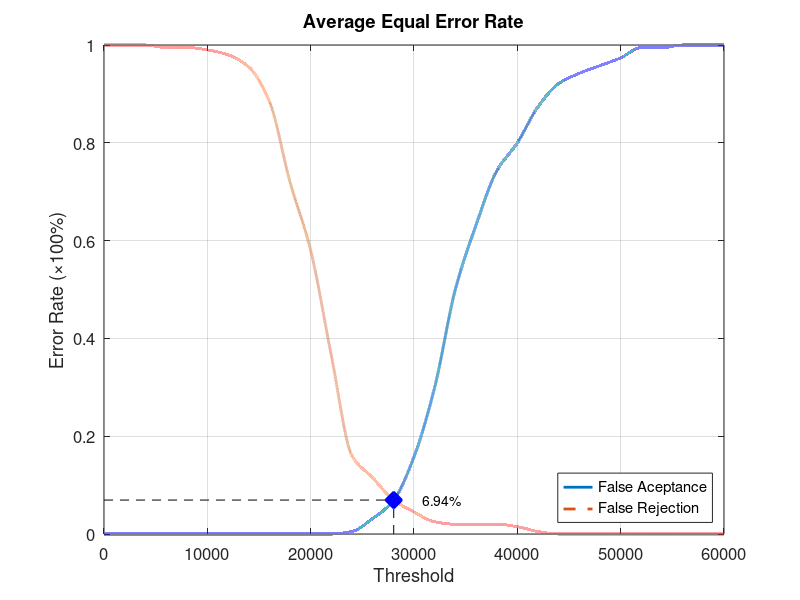
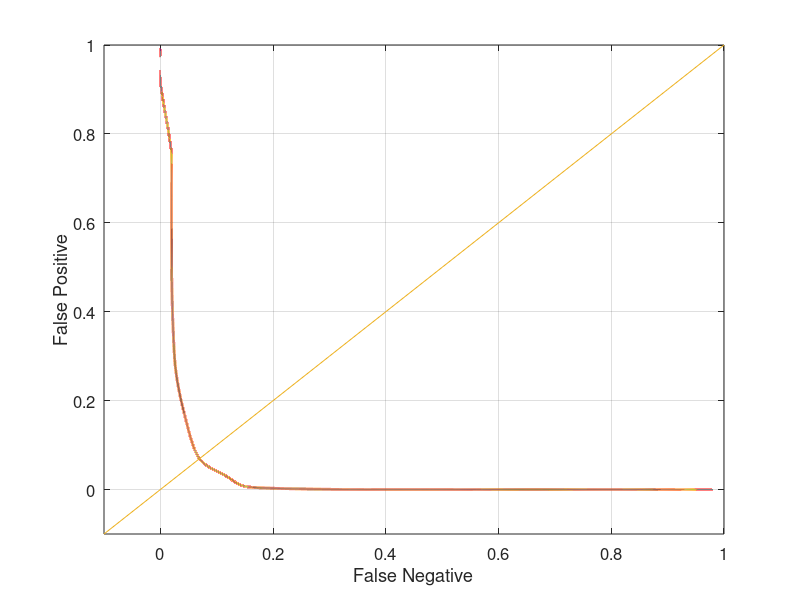

MATLAB code for these plots, in order:
function yEER = Database5_1
close all;
clear;
clc;
x = 0:2000:60000;
xq = 0:0.5:60000;

y0 = [0 0 0 0 0 0 0 0 0 0 0 0 0.00526316 0.0315789 0.0684211 0.157895 0.3 0.5 0.631579 0.742105 0.8 0.873684 0.921053 0.942105 0.957895 0.973684 0.994737 0.994737 1 1 1];
yy0 = interp1(x, y0, xq, 'pchip');
y1 = [1 1 1 0.995 0.995 0.99 0.98 0.955 0.885 0.72 0.58 0.365 0.16 0.115 0.07 0.045 0.025 0.02 0.02 0.02 0.015 0.005 0 0 0 0 0 0 0 0 0];
yy1 = interp1(x, y1, xq, 'pchip');

% Calculating EER: 
y2 = abs(y0 - y1);
find(y2 == min(y2))
yy2 = abs(yy0 - yy1);
xEER = find(yy2 == min(yy2));
xEERIndex = xq(xEER) % X-axis EER
yEER = yy0(xEER) % Y-axis EER

main = figure
plot(xq, yy0,'-','LineWidth', 2);	hold on
plot(xq, yy1,'--','LineWidth', 2);	hold on
plot([xEERIndex xEERIndex], [0 yEER], 'k--');	hold on
plot([0 xEERIndex], [yEER yEER], 'k--');	hold on
plot(xEERIndex, yEER, 'bx', 'LineWidth', 10);	hold on
text(xEERIndex + 10 * xEERIndex / 100, yEER, [num2str(round((10000 * yEER)) / 100) '%'])
legend('False Aceptance', 'False Rejection', 'Location', 'SouthEast')
xlabel('Threshold')
ylabel('Error Rate (\times100%)')
title('Average Equal Error Rate')
set(gca, 'FontSize', 12)
axis([0 60000 0 1])
grid on

print(main, 'Database5_1Main', '-dpng');
FNRxFPR = figure('Color', [1 1 1]);
plot(yy1, yy0, '-', yy1, yy0, 'LineWidth', 2);
hold on
y = -0.1:0.1:1
plot(y, y); 
set(gca, 'FontSize', 12)
xlabel('False Negative')
ylabel('False Positive')
axis([-0.1 1 -0.1 1])
set(gca, 'FontSize', 12)
grid on

print(FNRxFPR, 'Database5_1FNRxFPR','-dpng');
end
